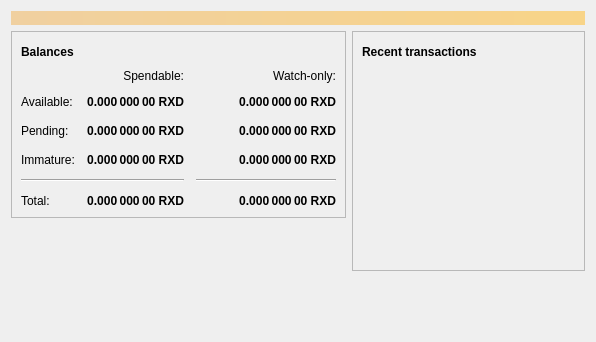
<?xml version="1.0" encoding="UTF-8"?>
<ui version="4.0">
 <class>OverviewPage</class>
 <widget class="QWidget" name="OverviewPage">
  <property name="geometry">
   <rect>
    <x>0</x>
    <y>0</y>
    <width>596</width>
    <height>342</height>
   </rect>
  </property>
  <property name="windowTitle">
   <string>Form</string>
  </property>
  <layout class="QVBoxLayout" name="topLayout">
   <item>
    <widget class="QLabel" name="labelAlerts">
     <property name="visible">
      <bool>false</bool>
     </property>
     <property name="styleSheet">
      <string notr="true">QLabel { background-color: qlineargradient(x1: 0, y1: 0, x2: 1, y2: 0, stop:0 #F0D0A0, stop:1 #F8D488); color:#000000; }</string>
     </property>
     <property name="wordWrap">
      <bool>true</bool>
     </property>
     <property name="margin">
      <number>3</number>
     </property>
     <property name="textInteractionFlags">
      <set>Qt::TextSelectableByMouse</set>
     </property>
    </widget>
   </item>
   <item>
    <layout class="QHBoxLayout" name="horizontalLayout" stretch="1,1">
     <item>
      <layout class="QVBoxLayout" name="verticalLayout_2">
       <item>
        <widget class="QFrame" name="frame">
         <property name="frameShape">
          <enum>QFrame::StyledPanel</enum>
         </property>
         <property name="frameShadow">
          <enum>QFrame::Raised</enum>
         </property>
         <layout class="QVBoxLayout" name="verticalLayout_4">
          <item>
           <layout class="QHBoxLayout" name="horizontalLayout_4">
            <item>
             <widget class="QLabel" name="label_5">
              <property name="font">
               <font>
                <weight>75</weight>
                <bold>true</bold>
               </font>
              </property>
              <property name="text">
               <string>Balances</string>
              </property>
             </widget>
            </item>
            <item>
             <widget class="QPushButton" name="labelWalletStatus">
              <property name="enabled">
               <bool>true</bool>
              </property>
              <property name="maximumSize">
               <size>
                <width>30</width>
                <height>16777215</height>
               </size>
              </property>
              <property name="toolTip">
               <string>The displayed information may be out of date. Your wallet automatically synchronizes with the Radiant network after a connection is established, but this process has not completed yet.</string>
              </property>
              <property name="text">
               <string/>
              </property>
              <property name="icon">
               <iconset resource="../bitcoin.qrc">
                <normaloff>:/icons/warning</normaloff>
                <disabledoff>:/icons/warning</disabledoff>:/icons/warning</iconset>
              </property>
              <property name="iconSize">
               <size>
                <width>24</width>
                <height>24</height>
               </size>
              </property>
              <property name="flat">
               <bool>true</bool>
              </property>
             </widget>
            </item>
            <item>
             <spacer name="horizontalSpacer_3">
              <property name="orientation">
               <enum>Qt::Horizontal</enum>
              </property>
              <property name="sizeHint" stdset="0">
               <size>
                <width>40</width>
                <height>20</height>
               </size>
              </property>
             </spacer>
            </item>
           </layout>
          </item>
          <item>
           <layout class="QGridLayout" name="gridLayout">
            <property name="spacing">
             <number>12</number>
            </property>
            <item row="2" column="2">
             <widget class="QLabel" name="labelWatchPending">
              <property name="font">
               <font>
                <weight>75</weight>
                <bold>true</bold>
               </font>
              </property>
              <property name="cursor">
               <cursorShape>IBeamCursor</cursorShape>
              </property>
              <property name="toolTip">
               <string>Unconfirmed transactions to watch-only addresses</string>
              </property>
              <property name="text">
               <string notr="true">0.000 000 00 RXD</string>
              </property>
              <property name="alignment">
               <set>Qt::AlignRight|Qt::AlignTrailing|Qt::AlignVCenter</set>
              </property>
              <property name="textInteractionFlags">
               <set>Qt::LinksAccessibleByMouse|Qt::TextSelectableByKeyboard|Qt::TextSelectableByMouse</set>
              </property>
             </widget>
            </item>
            <item row="2" column="1">
             <widget class="QLabel" name="labelUnconfirmed">
              <property name="font">
               <font>
                <weight>75</weight>
                <bold>true</bold>
               </font>
              </property>
              <property name="cursor">
               <cursorShape>IBeamCursor</cursorShape>
              </property>
              <property name="toolTip">
               <string>Total of transactions that have yet to be confirmed, and do not yet count toward the spendable balance</string>
              </property>
              <property name="text">
               <string notr="true">0.000 000 00 RXD</string>
              </property>
              <property name="alignment">
               <set>Qt::AlignRight|Qt::AlignTrailing|Qt::AlignVCenter</set>
              </property>
              <property name="textInteractionFlags">
               <set>Qt::LinksAccessibleByMouse|Qt::TextSelectableByKeyboard|Qt::TextSelectableByMouse</set>
              </property>
             </widget>
            </item>
            <item row="3" column="2">
             <widget class="QLabel" name="labelWatchImmature">
              <property name="font">
               <font>
                <weight>75</weight>
                <bold>true</bold>
               </font>
              </property>
              <property name="cursor">
               <cursorShape>IBeamCursor</cursorShape>
              </property>
              <property name="toolTip">
               <string>Mined balance in watch-only addresses that has not yet matured</string>
              </property>
              <property name="text">
               <string notr="true">0.000 000 00 RXD</string>
              </property>
              <property name="alignment">
               <set>Qt::AlignRight|Qt::AlignTrailing|Qt::AlignVCenter</set>
              </property>
              <property name="textInteractionFlags">
               <set>Qt::LinksAccessibleByMouse|Qt::TextSelectableByKeyboard|Qt::TextSelectableByMouse</set>
              </property>
             </widget>
            </item>
            <item row="4" column="0" colspan="2">
             <widget class="Line" name="line">
              <property name="orientation">
               <enum>Qt::Horizontal</enum>
              </property>
             </widget>
            </item>
            <item row="4" column="2">
             <widget class="Line" name="lineWatchBalance">
              <property name="sizePolicy">
               <sizepolicy hsizetype="Preferred" vsizetype="Fixed">
                <horstretch>0</horstretch>
                <verstretch>0</verstretch>
               </sizepolicy>
              </property>
              <property name="minimumSize">
               <size>
                <width>140</width>
                <height>0</height>
               </size>
              </property>
              <property name="orientation">
               <enum>Qt::Horizontal</enum>
              </property>
             </widget>
            </item>
            <item row="5" column="0">
             <widget class="QLabel" name="labelTotalText">
              <property name="text">
               <string>Total:</string>
              </property>
             </widget>
            </item>
            <item row="3" column="1">
             <widget class="QLabel" name="labelImmature">
              <property name="font">
               <font>
                <weight>75</weight>
                <bold>true</bold>
               </font>
              </property>
              <property name="cursor">
               <cursorShape>IBeamCursor</cursorShape>
              </property>
              <property name="toolTip">
               <string>Mined balance that has not yet matured</string>
              </property>
              <property name="text">
               <string notr="true">0.000 000 00 RXD</string>
              </property>
              <property name="alignment">
               <set>Qt::AlignRight|Qt::AlignTrailing|Qt::AlignVCenter</set>
              </property>
              <property name="textInteractionFlags">
               <set>Qt::LinksAccessibleByMouse|Qt::TextSelectableByKeyboard|Qt::TextSelectableByMouse</set>
              </property>
             </widget>
            </item>
            <item row="2" column="3">
             <spacer name="horizontalSpacer_2">
              <property name="orientation">
               <enum>Qt::Horizontal</enum>
              </property>
              <property name="sizeHint" stdset="0">
               <size>
                <width>40</width>
                <height>20</height>
               </size>
              </property>
             </spacer>
            </item>
            <item row="3" column="0">
             <widget class="QLabel" name="labelImmatureText">
              <property name="text">
               <string>Immature:</string>
              </property>
             </widget>
            </item>
            <item row="5" column="1">
             <widget class="QLabel" name="labelTotal">
              <property name="font">
               <font>
                <weight>75</weight>
                <bold>true</bold>
               </font>
              </property>
              <property name="cursor">
               <cursorShape>IBeamCursor</cursorShape>
              </property>
              <property name="toolTip">
               <string>Your current total balance</string>
              </property>
              <property name="text">
               <string notr="true">0.000 000 00 RXD</string>
              </property>
              <property name="alignment">
               <set>Qt::AlignRight|Qt::AlignTrailing|Qt::AlignVCenter</set>
              </property>
              <property name="textInteractionFlags">
               <set>Qt::LinksAccessibleByMouse|Qt::TextSelectableByKeyboard|Qt::TextSelectableByMouse</set>
              </property>
             </widget>
            </item>
            <item row="5" column="2">
             <widget class="QLabel" name="labelWatchTotal">
              <property name="font">
               <font>
                <weight>75</weight>
                <bold>true</bold>
               </font>
              </property>
              <property name="cursor">
               <cursorShape>IBeamCursor</cursorShape>
              </property>
              <property name="toolTip">
               <string>Current total balance in watch-only addresses</string>
              </property>
              <property name="text">
               <string notr="true">0.000 000 00 RXD</string>
              </property>
              <property name="alignment">
               <set>Qt::AlignRight|Qt::AlignTrailing|Qt::AlignVCenter</set>
              </property>
              <property name="textInteractionFlags">
               <set>Qt::LinksAccessibleByMouse|Qt::TextSelectableByKeyboard|Qt::TextSelectableByMouse</set>
              </property>
             </widget>
            </item>
            <item row="0" column="2">
             <widget class="QLabel" name="labelWatchonly">
              <property name="text">
               <string>Watch-only:</string>
              </property>
              <property name="alignment">
               <set>Qt::AlignRight|Qt::AlignTrailing|Qt::AlignVCenter</set>
              </property>
             </widget>
            </item>
            <item row="1" column="0">
             <widget class="QLabel" name="labelBalanceText">
              <property name="text">
               <string>Available:</string>
              </property>
             </widget>
            </item>
            <item row="1" column="1">
             <widget class="QLabel" name="labelBalance">
              <property name="font">
               <font>
                <weight>75</weight>
                <bold>true</bold>
               </font>
              </property>
              <property name="cursor">
               <cursorShape>IBeamCursor</cursorShape>
              </property>
              <property name="toolTip">
               <string>Your current spendable balance</string>
              </property>
              <property name="text">
               <string notr="true">0.000 000 00 RXD</string>
              </property>
              <property name="alignment">
               <set>Qt::AlignRight|Qt::AlignTrailing|Qt::AlignVCenter</set>
              </property>
              <property name="textInteractionFlags">
               <set>Qt::LinksAccessibleByMouse|Qt::TextSelectableByKeyboard|Qt::TextSelectableByMouse</set>
              </property>
             </widget>
            </item>
            <item row="1" column="2">
             <widget class="QLabel" name="labelWatchAvailable">
              <property name="font">
               <font>
                <weight>75</weight>
                <bold>true</bold>
               </font>
              </property>
              <property name="cursor">
               <cursorShape>IBeamCursor</cursorShape>
              </property>
              <property name="toolTip">
               <string>Your current balance in watch-only addresses</string>
              </property>
              <property name="text">
               <string notr="true">0.000 000 00 RXD</string>
              </property>
              <property name="alignment">
               <set>Qt::AlignRight|Qt::AlignTrailing|Qt::AlignVCenter</set>
              </property>
              <property name="textInteractionFlags">
               <set>Qt::LinksAccessibleByMouse|Qt::TextSelectableByKeyboard|Qt::TextSelectableByMouse</set>
              </property>
             </widget>
            </item>
            <item row="2" column="0">
             <widget class="QLabel" name="labelPendingText">
              <property name="text">
               <string>Pending:</string>
              </property>
             </widget>
            </item>
            <item row="0" column="1">
             <widget class="QLabel" name="labelSpendable">
              <property name="text">
               <string>Spendable:</string>
              </property>
              <property name="alignment">
               <set>Qt::AlignRight|Qt::AlignTrailing|Qt::AlignVCenter</set>
              </property>
             </widget>
            </item>
           </layout>
          </item>
         </layout>
        </widget>
       </item>
       <item>
        <spacer name="verticalSpacer">
         <property name="orientation">
          <enum>Qt::Vertical</enum>
         </property>
         <property name="sizeHint" stdset="0">
          <size>
           <width>20</width>
           <height>40</height>
          </size>
         </property>
        </spacer>
       </item>
      </layout>
     </item>
     <item>
      <layout class="QVBoxLayout" name="verticalLayout_3">
       <item>
        <widget class="QFrame" name="frame_2">
         <property name="frameShape">
          <enum>QFrame::StyledPanel</enum>
         </property>
         <property name="frameShadow">
          <enum>QFrame::Raised</enum>
         </property>
         <layout class="QVBoxLayout" name="verticalLayout">
          <item>
           <layout class="QHBoxLayout" name="horizontalLayout_2">
            <item>
             <widget class="QLabel" name="label_4">
              <property name="font">
               <font>
                <weight>75</weight>
                <bold>true</bold>
               </font>
              </property>
              <property name="text">
               <string>Recent transactions</string>
              </property>
             </widget>
            </item>
            <item>
             <widget class="QPushButton" name="labelTransactionsStatus">
              <property name="enabled">
               <bool>true</bool>
              </property>
              <property name="maximumSize">
               <size>
                <width>30</width>
                <height>16777215</height>
               </size>
              </property>
              <property name="toolTip">
               <string>The displayed information may be out of date. Your wallet automatically synchronizes with the Radiant network after a connection is established, but this process has not completed yet.</string>
              </property>
              <property name="text">
               <string/>
              </property>
              <property name="icon">
               <iconset resource="../bitcoin.qrc">
                <normaloff>:/icons/warning</normaloff>
                <disabledoff>:/icons/warning</disabledoff>:/icons/warning</iconset>
              </property>
              <property name="iconSize">
               <size>
                <width>24</width>
                <height>24</height>
               </size>
              </property>
              <property name="flat">
               <bool>true</bool>
              </property>
             </widget>
            </item>
            <item>
             <spacer name="horizontalSpacer">
              <property name="orientation">
               <enum>Qt::Horizontal</enum>
              </property>
              <property name="sizeHint" stdset="0">
               <size>
                <width>40</width>
                <height>20</height>
               </size>
              </property>
             </spacer>
            </item>
           </layout>
          </item>
          <item>
           <widget class="QListView" name="listTransactions">
            <property name="styleSheet">
             <string notr="true">QListView { background: transparent; }</string>
            </property>
            <property name="frameShape">
             <enum>QFrame::NoFrame</enum>
            </property>
            <property name="verticalScrollBarPolicy">
             <enum>Qt::ScrollBarAlwaysOff</enum>
            </property>
            <property name="horizontalScrollBarPolicy">
             <enum>Qt::ScrollBarAlwaysOff</enum>
            </property>
            <property name="selectionMode">
             <enum>QAbstractItemView::NoSelection</enum>
            </property>
           </widget>
          </item>
         </layout>
        </widget>
       </item>
       <item>
        <spacer name="verticalSpacer_2">
         <property name="orientation">
          <enum>Qt::Vertical</enum>
         </property>
         <property name="sizeHint" stdset="0">
          <size>
           <width>20</width>
           <height>40</height>
          </size>
         </property>
        </spacer>
       </item>
      </layout>
     </item>
    </layout>
   </item>
  </layout>
 </widget>
 <resources/>
 <connections/>
</ui>
